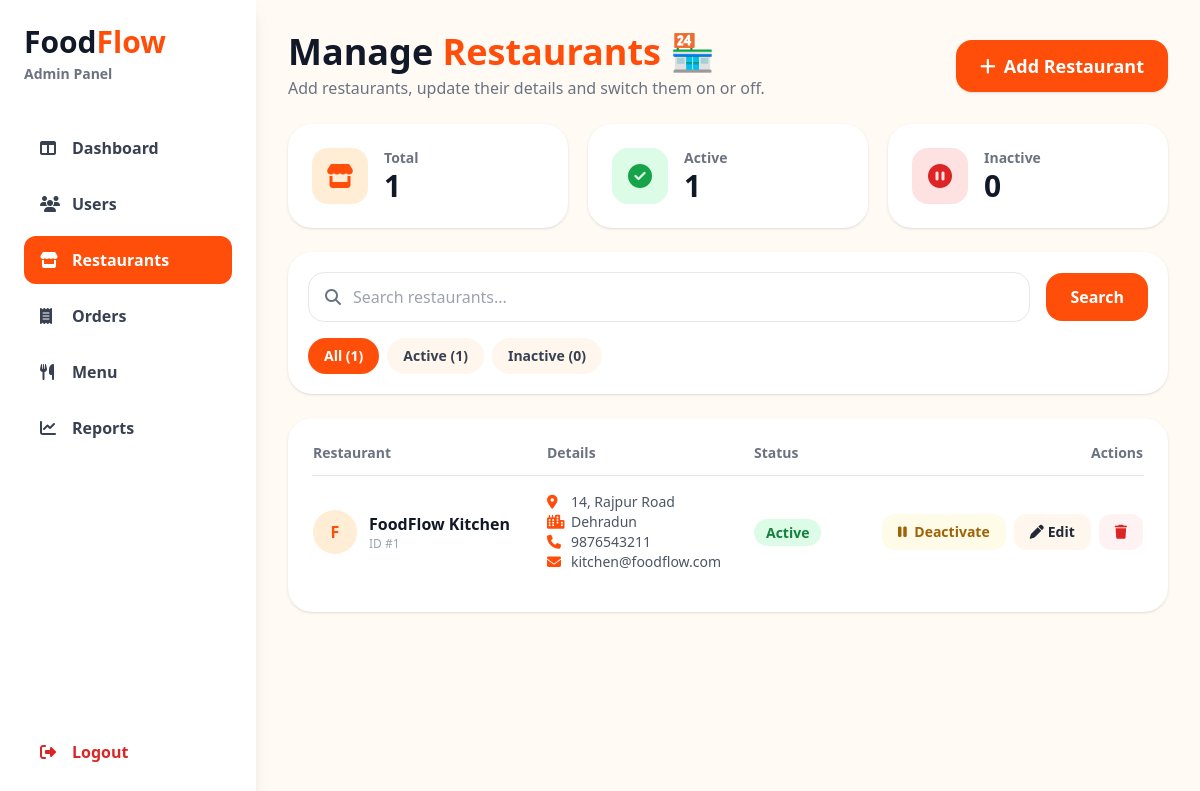
The app's page /Login/admin_restaurants.php (signed in) with its own data.
### tables this page shows
CREATE TABLE restaurants (
    restaurant_id   INT AUTO_INCREMENT PRIMARY KEY,
    restaurant_name VARCHAR(150) NOT NULL,
    address         VARCHAR(255) DEFAULT NULL,
    city            VARCHAR(100) DEFAULT NULL,
    phone           VARCHAR(20) DEFAULT NULL,
    email           VARCHAR(150) DEFAULT NULL,
    is_active       TINYINT(1) NOT NULL DEFAULT 1,
    created_at      TIMESTAMP NOT NULL DEFAULT CURRENT_TIMESTAMP
);

### Login/admin_restaurants.php (the view, shortened to what this page needs)
<?php
require_once __DIR__ . '/../db.php';
$self      = basename($_SERVER['PHP_SELF']);
$cols = [];
$pk   = null;
try {
    try {
        foreach ($pdo->query("SHOW COLUMNS FROM restaurants")->fetchAll(PDO::FETCH_ASSOC) as $r) {
            $cols[] = $r['Field'];
            if (($r['Key'] ?? '') === 'PRI') {
                $pk = $r['Field'];
            }
        }
    } catch (PDOException $e) {
        foreach ($pdo->query("PRAGMA table_info(restaurants)")->fetchAll(PDO::FETCH_ASSOC) as $r) {
            $cols[] = $r['name'];
            if ((int)$r['pk'] === 1) {
                $pk = $r['name'];
            }
        }
    }
} catch (PDOException $e) {
    error_log($e->getMessage());
}
$setupError = '';
$optionalDefs = [
    'address' => ['Address', 'fa-location-dot'],
    'city'    => ['City',    'fa-city'],
    'phone'   => ['Phone',   'fa-phone'],
    'email'   => ['Email',   'fa-envelope'],
];
$optional = array_filter($optionalDefs, fn($k) => in_array($k, $cols, true), ARRAY_FILTER_USE_KEY);
$q      = trim($_GET['q'] ?? '');
$status = $_GET['status'] ?? 'all';
$page   = max(1, (int)($_GET['page'] ?? 1));
$perPage = 10;
$where  = [];
$params = [];
if ($status === 'active') {
    $where[] = 'is_active = 1';
} elseif ($status === 'inactive') {
    $where[] = 'is_active <> 1';
} else {
    $status = 'all';
}
$whereSql = $where ? 'WHERE ' . implode(' AND ', $where) : '';
$restaurants = [];
$counts = ['all' => 0, 'active' => 0, 'inactive' => 0];
if ($setupError === '') {
    try {
        foreach ($pdo->query("SELECT is_active, COUNT(*) AS c FROM restaurants GROUP BY is_active")->fetchAll(PDO::FETCH_ASSOC) as $r) {
            $counts['all'] += (int)$r['c'];
            $counts[(int)$r['is_active'] === 1 ? 'active' : 'inactive'] += (int)$r['c'];
        }
        $stmt = $pdo->prepare("SELECT COUNT(*) FROM restaurants $whereSql");
        $stmt->execute($params);
        $total = (int)$stmt->fetchColumn();
        $pages  = max(1, (int)ceil($total / $perPage));
        $page   = min($page, $pages);
        $offset = ($page - 1) * $perPage;
        $stmt = $pdo->prepare("SELECT * FROM restaurants $whereSql ORDER BY `$pk` DESC LIMIT $perPage OFFSET $offset");
        $stmt->execute($params);
        $restaurants = $stmt->fetchAll(PDO::FETCH_ASSOC);
    } catch (PDOException $e) {
        error_log($e->getMessage());
        $loadError = 'Unable to load restaurants right now.';
    }
}
function pageUrl(int $p, string $q, string $status): string
{
    return $GLOBALS['self'] . '?' . http_build_query(['q' => $q, 'status' => $status, 'page' => $p]);
}
$tabs = ['all' => 'All', 'active' => 'Active', 'inactive' => 'Inactive'];
?>
<!DOCTYPE html>
<html lang="en">
<head>
    <script src="https://cdn.tailwindcss.com"></script>
    <link rel="stylesheet"
          href="https://cdnjs.cloudflare.com/ajax/libs/font-awesome/6.7.2/css/all.min.css">
</head>
<body class="m-0 min-h-screen bg-orange-50/60 text-gray-900">
<div class="flex min-h-screen">
    <aside class="hidden w-64 shrink-0 flex-col bg-white p-6 shadow-lg lg:flex">
        <h1 class="text-3xl font-bold">
            Food<span class="text-[#ff4d0a]">Flow</span>
        </h1>
        <p class="mt-1 text-sm font-semibold text-gray-500">Admin Panel</p>
        <nav class="mt-10 space-y-2 font-semibold">
            <a href="admin_dashboard.php"
               class="flex items-center gap-3 rounded-xl px-4 py-3 text-gray-700 hover:bg-orange-50">
                <i class="fa-solid fa-table-columns w-5"></i> Dashboard
            </a>
            <a href="admin_users.php"
               class="flex items-center gap-3 rounded-xl px-4 py-3 text-gray-700 hover:bg-orange-50">
                <i class="fa-solid fa-users w-5"></i> Users
            </a>
            <a href="<?= htmlspecialchars($self, ENT_QUOTES, 'UTF-8') ?>"
               class="flex items-center gap-3 rounded-xl bg-[#ff4d0a] px-4 py-3 text-white">
                <i class="fa-solid fa-store w-5"></i> Restaurants
            </a>
            <a href="admin_orders.php"
               class="flex items-center gap-3 rounded-xl px-4 py-3 text-gray-700 hover:bg-orange-50">
                <i class="fa-solid fa-receipt w-5"></i> Orders
            </a>
            <a href="admin_menu.php"
               class="flex items-center gap-3 rounded-xl px-4 py-3 text-gray-700 hover:bg-orange-50">
                <i class="fa-solid fa-utensils w-5"></i> Menu
            </a>
            <a href="admin_reports.php"
               class="flex items-center gap-3 rounded-xl px-4 py-3 text-gray-700 hover:bg-orange-50">
                <i class="fa-solid fa-chart-line w-5"></i> Reports
            </a>
        </nav>
        <a href="../logout.php"
           class="mt-auto flex items-center gap-3 rounded-xl px-4 py-3 font-semibold
                  text-red-600 hover:bg-red-50">
            <i class="fa-solid fa-right-from-bracket w-5"></i> Logout
        </a>
    </aside>
    <main class="min-w-0 flex-1 p-4 md:p-8">
        <header class="flex flex-wrap items-center justify-between gap-4">
            <div>
                <h2 class="text-3xl font-extrabold md:text-4xl">
                    Manage <span class="text-[#ff4d0a]">Restaurants</span> 🏪
                </h2>
                <p class="mt-1 font-medium text-gray-500">
                    Add restaurants, update their details and switch them on or off.
                </p>
            </div>
            <div class="flex items-center gap-3">
                <?php if ($setupError === ''): ?>
                    <button type="button" onclick="openModal()"
                            class="rounded-2xl bg-[#ff4d0a] px-6 py-3 text-lg font-bold text-white shadow hover:bg-orange-500">
                        <i class="fa-solid fa-plus mr-2"></i>Add Restaurant
                    </button>
                <?php endif; ?>
            </div>
        </header>
        <section class="mt-6 grid grid-cols-1 gap-5 sm:grid-cols-3">
            <div class="flex items-center gap-4 rounded-3xl bg-white p-6 shadow">
                <div class="flex h-14 w-14 items-center justify-center rounded-2xl bg-orange-100 text-2xl text-[#ff4d0a]">
                    <i class="fa-solid fa-store"></i>
                </div>
                <div>
                    <p class="text-sm font-semibold text-gray-500">Total</p>
                    <p class="text-3xl font-extrabold"><?= $counts['all'] ?></p>
                </div>
            </div>
            <div class="flex items-center gap-4 rounded-3xl bg-white p-6 shadow">
                <div class="flex h-14 w-14 items-center justify-center rounded-2xl bg-green-100 text-2xl text-green-600">
                    <i class="fa-solid fa-circle-check"></i>
                </div>
                <div>
                    <p class="text-sm font-semibold text-gray-500">Active</p>
                    <p class="text-3xl font-extrabold"><?= $counts['active'] ?></p>
                </div>
            </div>
            <div class="flex items-center gap-4 rounded-3xl bg-white p-6 shadow">
                <div class="flex h-14 w-14 items-center justify-center rounded-2xl bg-red-100 text-2xl text-red-600">
                    <i class="fa-solid fa-circle-pause"></i>
                </div>
                <div>
                    <p class="text-sm font-semibold text-gray-500">Inactive</p>
                    <p class="text-3xl font-extrabold"><?= $counts['inactive'] ?></p>
                </div>
            </div>
        </section>
        <section class="mt-6 rounded-3xl bg-white p-5 shadow">
            <form method="GET" action="<?= htmlspecialchars($self, ENT_QUOTES, 'UTF-8') ?>"
                  class="flex flex-wrap items-center gap-4">
                <div class="flex min-w-[220px] flex-1 items-center gap-3 rounded-2xl
                            border border-gray-200 px-4 py-3 focus-within:border-orange-500">
                    <i class="fa-solid fa-magnifying-glass text-gray-500"></i>
                    <input type="search" name="q" id="searchInput" autocomplete="off"
                           value="<?= htmlspecialchars($q, ENT_QUOTES, 'UTF-8') ?>"
                           placeholder="Search restaurants..." class="w-full outline-none">
                </div>
                <button type="submit"
                        class="rounded-2xl bg-[#ff4d0a] px-6 py-3 font-bold text-white hover:bg-orange-500">
                    Search
                </button>
            </form>
            <div class="mt-4 flex flex-wrap gap-2">
                <?php foreach ($tabs as $key => $label): ?>
                    <a href="<?= htmlspecialchars(pageUrl(1, $q, $key), ENT_QUOTES, 'UTF-8') ?>"
                       class="rounded-full px-4 py-2 text-sm font-bold
                              <?= $status === $key ? 'bg-[#ff4d0a] text-white' : 'bg-orange-50 text-gray-700 hover:bg-orange-100' ?>">
                        <?= htmlspecialchars($label) ?> (<?= (int)$counts[$key] ?>)
                    </a>
                <?php endforeach; ?>
            </div>
        </section>
        <section class="mt-6 rounded-3xl bg-white p-6 shadow">
            <div class="overflow-x-auto">
                <table class="w-full min-w-[640px] text-left">
                    <thead>
                        <tr class="border-b text-sm text-gray-500">
                            <th class="pb-3">Restaurant</th>
                            <?php if ($optional): ?><th class="pb-3">Details</th><?php endif; ?>
                            <th class="pb-3">Status</th>
                            <th class="pb-3 text-right">Actions</th>
                        </tr>
                    </thead>
                    <tbody>
                    <?php foreach ($restaurants as $r): ?>
                        <?php
                            $rid     = (int)$r[$pk];
                            $active  = ((int)$r['is_active'] === 1);
                            $initial = strtoupper(mb_substr(trim($r['restaurant_name']) ?: '?', 0, 1));
                            $payload = ['id' => $rid, 'restaurant_name' => $r['restaurant_name']];
                            foreach ($optional as $col => $def) {
                                $payload[$col] = (string)($r[$col] ?? '');
                            }
                        ?>
                        <tr class="border-b last:border-0">
                            <td class="py-4">
                                <div class="flex items-center gap-3">
                                    <div class="flex h-11 w-11 shrink-0 items-center justify-center rounded-full bg-orange-100 font-extrabold text-[#ff4d0a]">
                                        <?= htmlspecialchars($initial) ?>
                                    </div>
                                    <div>
                                        <p class="font-bold"><?= htmlspecialchars($r['restaurant_name']) ?></p>
                                        <p class="text-xs text-gray-400">ID #<?= $rid ?></p>
                                    </div>
                                </div>
                            </td>
                            <?php if ($optional): ?>
                                <td class="py-4 text-sm text-gray-600">
                                    <?php $any = false; foreach ($optional as $col => $def): ?>
                                        <?php if (trim((string)($r[$col] ?? '')) !== ''): $any = true; ?>
                                            <p><i class="fa-solid <?= $def[1] ?> mr-2 w-4 text-[#ff4d0a]"></i><?= htmlspecialchars($r[$col]) ?></p>
                                        <?php endif; ?>
                                    <?php endforeach; ?>
                                </td>
                            <?php endif; ?>
                            <td class="py-4">
                                <span class="rounded-full px-3 py-1 text-sm font-bold
                                             <?= $active ? 'bg-green-100 text-green-700' : 'bg-red-100 text-red-700' ?>">
                                    <?= $active ? 'Active' : 'Inactive' ?>
                                </span>
                            </td>
                            <td class="py-4">
                                <div class="flex justify-end gap-2">
                                    <form method="POST" action="<?= htmlspecialchars($self, ENT_QUOTES, 'UTF-8') ?>">
                                        <button type="submit"
                                                class="rounded-xl px-4 py-2 text-sm font-bold
                                                       <?= $active ? 'bg-yellow-50 text-yellow-700 hover:bg-yellow-100' : 'bg-green-50 text-green-700 hover:bg-green-100' ?>">
                                            <i class="fa-solid <?= $active ? 'fa-pause' : 'fa-play' ?> mr-1"></i>
                                            <?= $active ? 'Deactivate' : 'Activate' ?>
                                        </button>
                                    </form>
                                    <button type="button"
                                            onclick='openModal(<?= json_encode($payload, JSON_HEX_APOS | JSON_HEX_QUOT | JSON_HEX_TAG | JSON_HEX_AMP) ?>)'
                                            class="rounded-xl bg-orange-50 px-4 py-2 text-sm font-bold text-gray-800 hover:bg-orange-100">
                                        <i class="fa-solid fa-pen mr-1"></i>Edit
                                    </button>
                                    <form method="POST" action="<?= htmlspecialchars($self, ENT_QUOTES, 'UTF-8') ?>"
                                          onsubmit="return confirm('Delete this restaurant? This cannot be undone.');">
                                        <button type="submit"
                                                class="rounded-xl bg-red-50 px-4 py-2 text-sm font-bold text-red-600 hover:bg-red-100"
                                                aria-label="Delete restaurant">
                                            <i class="fa-solid fa-trash"></i>
                                        </button>
                                    </form>
                                </div>
                            </td>
                        </tr>
                    <?php endforeach; ?>
                    </tbody>
                </table>
            </div>
        </section>
    </main>
</div>
</body>
</html>

### records on screen
restaurants: restaurant_name "F", restaurant_name "FoodFlow Kitchen", rid "1", address "14, Rajpur Road", city "Dehradun", phone "9876543211", email "kitchen@foodflow.com", is_active "Active"

### other values on screen
$counts['all'] "1"
$counts['active'] "1"
$counts['inactive'] "0"
$label "All"
$counts[$key] "1"
$label "Active"
$label "Inactive"
$counts[$key] "0"
